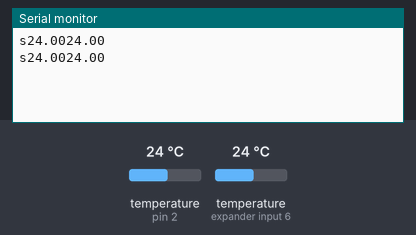
Bench run of a sketch on a simulated Arduino Uno, built with avr-gcc and run on an emulated ATmega328P. Shown: the last lines printed to the serial monitor. The inputs (shaded band) are chosen by the test bench; at power-on: temperature (sensors on pin 2, expander input 6) 24 °C.

Above: at 2.4 s.
2.5 s: temperature (sensor on pin 2) set to 12 °C
At 2.5 s:
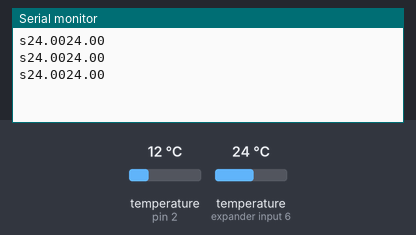
4.0 s: temperature (sensor on expander input 6) set to 12 °C
At 4.7 s:
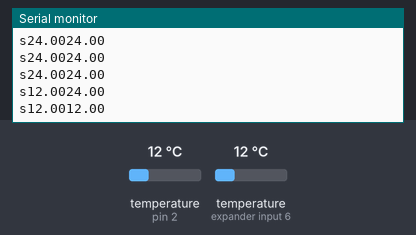
5.5 s: temperature (sensor on pin 2) set to 19 °C
At 6.4 s:
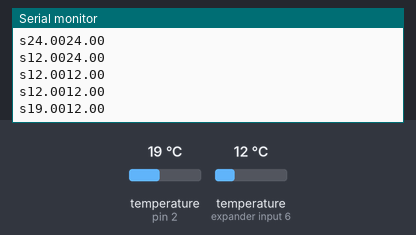
7.0 s: temperature (sensor on expander input 6) set to 19 °C
At 7.9 s:
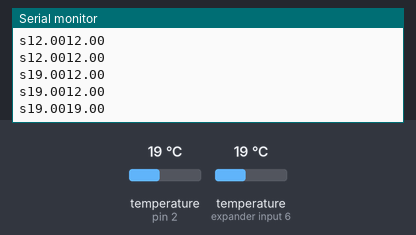
Timing chart, 0 to 9.5 s (numbered marks = the images above; inputs shaded):
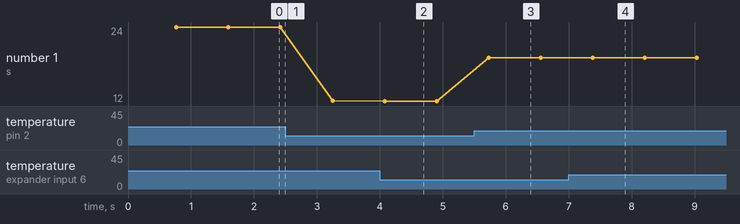

Measured:
- after the input at 4.0 s, the serial monitor: prints a new line after 0.08 s (image 2)
- after the input at 5.5 s, the serial monitor: prints a new line after 0.23 s (image 3)
- after the input at 7.0 s, the serial monitor: prints a new line after 0.38 s (image 4)
- plotted number 1: 24 → 12 after the input at 2.5 s, 12 → 12 after the input at 4.0 s, 12 → 19 after the input at 5.5 s, 19 → 19 after the input at 7.0 s

The sketch:

ds2.ino
```cpp
#include <OneWire.h>
#include <DallasTemperature.h>

// Arduino數位腳位2接到1-Wire裝置
#define ONE_WIRE_BUS 2

// 運用程式庫建立物件
OneWire oneWire(ONE_WIRE_BUS);
DallasTemperature sensors(&oneWire);

void setup(void)
{
  Serial.begin(9600);

  // 初始化
  sensors.begin();
}

void loop(void)
{
  // 要求匯流排上的所有感測器進行溫度轉換（不過我只有一個）
  sensors.requestTemperatures();

  // 取得溫度讀數（攝氏）並輸出，
  // 參數0代表匯流排上第0個1-Wire裝置
  Serial.print('s');
  Serial.print(sensors.getTempCByIndex(0));
  Serial.println(sensors.getTempCByIndex(1));


  delay(50);
}
```
